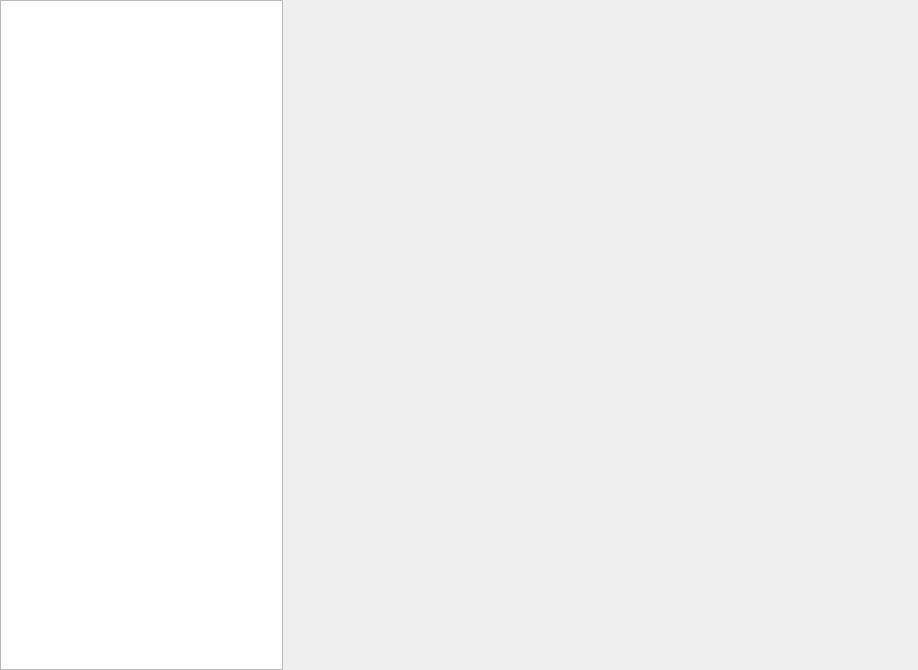
<?xml version="1.0" encoding="UTF-8"?>
<ui version="4.0">
 <class>CPanelAudioWidget</class>
 <widget class="QWidget" name="CPanelAudioWidget">
  <property name="geometry">
   <rect>
    <x>0</x>
    <y>0</y>
    <width>918</width>
    <height>670</height>
   </rect>
  </property>
  <property name="windowTitle">
   <string>CPanelAudioWidget</string>
  </property>
  <layout class="QHBoxLayout" name="horizontalLayout">
   <property name="spacing">
    <number>0</number>
   </property>
   <property name="leftMargin">
    <number>0</number>
   </property>
   <property name="topMargin">
    <number>0</number>
   </property>
   <property name="rightMargin">
    <number>0</number>
   </property>
   <property name="bottomMargin">
    <number>0</number>
   </property>
   <item>
    <layout class="QVBoxLayout" name="verticalLayout">
     <property name="spacing">
      <number>0</number>
     </property>
     <item>
      <widget class="KiranSidebarWidget" name="sidebar">
       <property name="sizePolicy">
        <sizepolicy hsizetype="Fixed" vsizetype="Expanding">
         <horstretch>0</horstretch>
         <verstretch>0</verstretch>
        </sizepolicy>
       </property>
       <property name="minimumSize">
        <size>
         <width>283</width>
         <height>0</height>
        </size>
       </property>
       <property name="maximumSize">
        <size>
         <width>283</width>
         <height>16777215</height>
        </size>
       </property>
      </widget>
     </item>
    </layout>
   </item>
   <item>
    <layout class="QVBoxLayout" name="verticalLayout_2">
     <property name="spacing">
      <number>0</number>
     </property>
     <item>
      <widget class="QStackedWidget" name="stackedWidget">
       <property name="enabled">
        <bool>true</bool>
       </property>
       <property name="sizePolicy">
        <sizepolicy hsizetype="Preferred" vsizetype="Preferred">
         <horstretch>0</horstretch>
         <verstretch>0</verstretch>
        </sizepolicy>
       </property>
       <property name="currentIndex">
        <number>1</number>
       </property>
       <widget class="QWidget" name="page">
        <layout class="QVBoxLayout" name="verticalLayout_4">
         <property name="spacing">
          <number>0</number>
         </property>
         <property name="leftMargin">
          <number>0</number>
         </property>
         <property name="topMargin">
          <number>0</number>
         </property>
         <property name="rightMargin">
          <number>0</number>
         </property>
         <property name="bottomMargin">
          <number>0</number>
         </property>
         <item>
          <widget class="OutputPage" name="widget" native="true"/>
         </item>
        </layout>
       </widget>
       <widget class="QWidget" name="page_2">
        <layout class="QVBoxLayout" name="verticalLayout_3">
         <property name="spacing">
          <number>0</number>
         </property>
         <property name="leftMargin">
          <number>0</number>
         </property>
         <property name="topMargin">
          <number>0</number>
         </property>
         <property name="rightMargin">
          <number>0</number>
         </property>
         <property name="bottomMargin">
          <number>0</number>
         </property>
         <item>
          <widget class="InputPage" name="widget_2" native="true"/>
         </item>
        </layout>
       </widget>
      </widget>
     </item>
    </layout>
   </item>
  </layout>
 </widget>
 <customwidgets>
  <customwidget>
   <class>KiranSidebarWidget</class>
   <extends>QListWidget</extends>
   <header location="global">kiran-sidebar-widget.h</header>
  </customwidget>
  <customwidget>
   <class>OutputPage</class>
   <extends>QWidget</extends>
   <header location="global">plugin/output-page.h</header>
   <container>1</container>
  </customwidget>
  <customwidget>
   <class>InputPage</class>
   <extends>QWidget</extends>
   <header location="global">plugin/input-page.h</header>
   <container>1</container>
  </customwidget>
 </customwidgets>
 <resources/>
 <connections/>
</ui>
